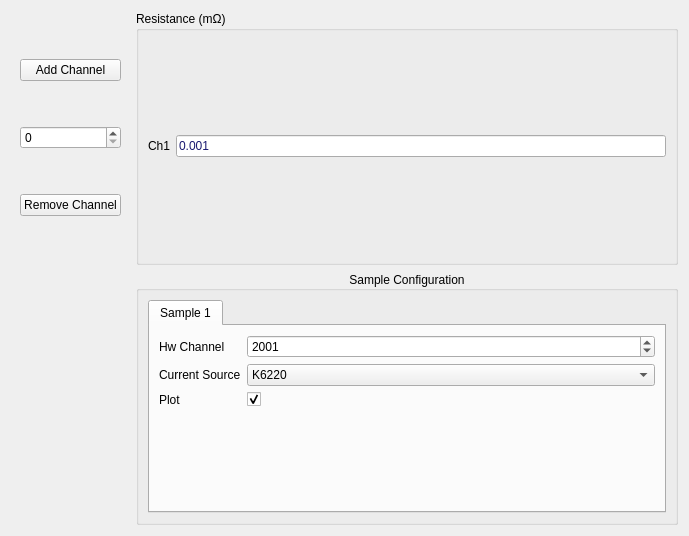
<?xml version="1.0" encoding="UTF-8"?>
<ui version="4.0">
 <class>resmeasform</class>
 <widget class="QWidget" name="resmeasform">
  <property name="geometry">
   <rect>
    <x>0</x>
    <y>0</y>
    <width>689</width>
    <height>536</height>
   </rect>
  </property>
  <property name="windowTitle">
   <string>Form</string>
  </property>
  <layout class="QGridLayout" name="gridLayout">
   <item row="0" column="0">
    <widget class="QWidget" name="widget" native="true">
     <layout class="QVBoxLayout" name="verticalLayout">
      <item>
       <widget class="QPushButton" name="btChanAdd">
        <property name="text">
         <string>Add Channel</string>
        </property>
        <property name="checkable">
         <bool>false</bool>
        </property>
        <property name="checked">
         <bool>false</bool>
        </property>
        <property name="autoExclusive">
         <bool>false</bool>
        </property>
       </widget>
      </item>
      <item>
       <widget class="QSpinBox" name="sCindex">
        <property name="maximum">
         <number>20</number>
        </property>
       </widget>
      </item>
      <item>
       <widget class="QPushButton" name="btChanRem">
        <property name="text">
         <string>Remove Channel</string>
        </property>
        <property name="checkable">
         <bool>false</bool>
        </property>
        <property name="autoExclusive">
         <bool>false</bool>
        </property>
       </widget>
      </item>
     </layout>
    </widget>
   </item>
   <item row="0" column="1">
    <widget class="QGroupBox" name="groupBox">
     <property name="minimumSize">
      <size>
       <width>0</width>
       <height>0</height>
      </size>
     </property>
     <property name="title">
      <string>Resistance (mΩ)</string>
     </property>
     <property name="flat">
      <bool>false</bool>
     </property>
     <property name="checkable">
      <bool>false</bool>
     </property>
     <layout class="QVBoxLayout" name="verticalLayout_2">
      <item>
       <layout class="QHBoxLayout" name="horizontalLayout">
        <item>
         <widget class="QLabel" name="label1">
          <property name="text">
           <string>Ch1</string>
          </property>
         </widget>
        </item>
        <item>
         <widget class="QLineEdit" name="R1">
          <property name="styleSheet">
           <string notr="true">QLineEdit:enabled { color: rgb(25,25,112); font: bold 16pt &quot;DejaVu Sans&quot;; }
QLineEdit:!enabled { color: rgb(169,169,169); font: bold 16pt &quot;DejaVu Sans&quot;; }
</string>
          </property>
          <property name="text">
           <string>0.001</string>
          </property>
          <property name="readOnly">
           <bool>true</bool>
          </property>
         </widget>
        </item>
       </layout>
      </item>
     </layout>
    </widget>
   </item>
   <item row="1" column="1">
    <widget class="QGroupBox" name="groupBox_3">
     <property name="minimumSize">
      <size>
       <width>0</width>
       <height>100</height>
      </size>
     </property>
     <property name="title">
      <string>Sample Configuration</string>
     </property>
     <property name="alignment">
      <set>Qt::AlignCenter</set>
     </property>
     <layout class="QHBoxLayout" name="horizontalLayout_3">
      <item>
       <widget class="QTabWidget" name="tabWidget1">
        <property name="sizePolicy">
         <sizepolicy hsizetype="Expanding" vsizetype="Preferred">
          <horstretch>0</horstretch>
          <verstretch>0</verstretch>
         </sizepolicy>
        </property>
        <property name="currentIndex">
         <number>0</number>
        </property>
        <widget class="QWidget" name="tab1">
         <attribute name="title">
          <string>Sample 1</string>
         </attribute>
         <layout class="QFormLayout" name="formLayout_6">
          <item row="0" column="0">
           <widget class="QLabel" name="label3">
            <property name="text">
             <string>Hw Channel</string>
            </property>
           </widget>
          </item>
          <item row="0" column="1">
           <widget class="QSpinBox" name="HwChan1">
            <property name="minimum">
             <number>0</number>
            </property>
            <property name="maximum">
             <number>7000</number>
            </property>
            <property name="value">
             <number>2001</number>
            </property>
           </widget>
          </item>
          <item row="1" column="0">
           <widget class="QLabel" name="label4">
            <property name="text">
             <string>Current Source</string>
            </property>
           </widget>
          </item>
          <item row="1" column="1">
           <widget class="QComboBox" name="CurSour1">
            <item>
             <property name="text">
              <string>K6220</string>
             </property>
            </item>
            <item>
             <property name="text">
              <string>B2901</string>
             </property>
            </item>
           </widget>
          </item>
          <item row="2" column="0">
           <widget class="QLabel" name="label2">
            <property name="text">
             <string>Plot</string>
            </property>
           </widget>
          </item>
          <item row="2" column="1">
           <widget class="QCheckBox" name="cbPlt1">
            <property name="text">
             <string/>
            </property>
            <property name="checked">
             <bool>true</bool>
            </property>
           </widget>
          </item>
         </layout>
        </widget>
       </widget>
      </item>
     </layout>
    </widget>
   </item>
  </layout>
 </widget>
 <resources/>
 <connections/>
</ui>
